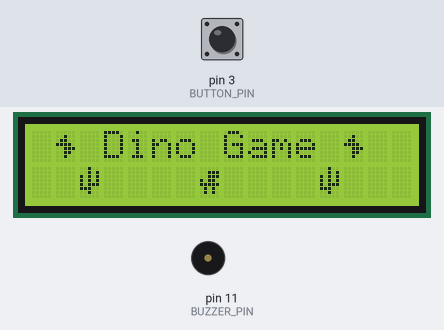
This program was run on a simulated Arduino Nano, built with avr-gcc and run on an emulated ATmega328P. Shown: 16×2 character LCD, buzzer (waves = sounding). The test bench sets the inputs (shaded band); at power-on: pin 3 (BUTTON_PIN) HIGH. Random numbers use the default seed unless the program sets one.

Above: at 0.9 s.
1.0 s: pin 3 (BUTTON_PIN) pulled LOW for 0.15 s
At 2.7 s:
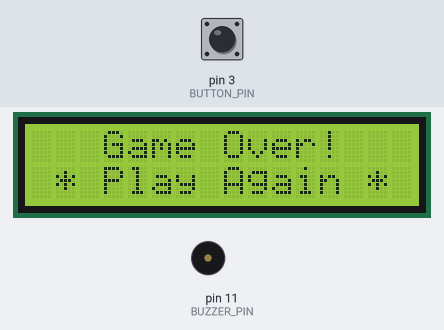
2.8 s: pin 3 (BUTTON_PIN) pulled LOW for 1 s
At 3.96 s:
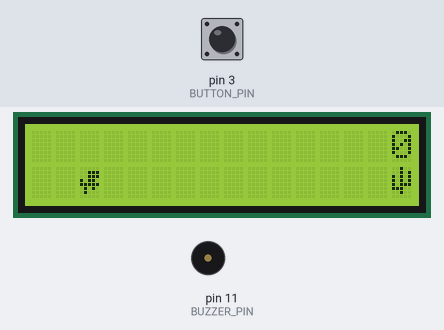
5.3 s: pin 3 (BUTTON_PIN) pulled LOW for 0.15 s
At 5.37 s:
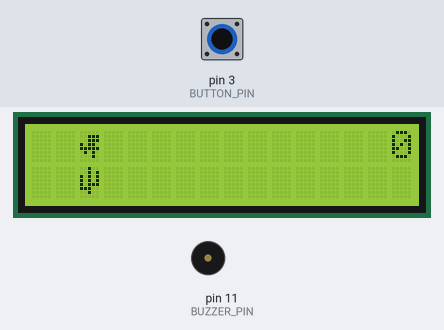
7.2 s: pin 3 (BUTTON_PIN) pulled LOW for 3.2 s
At 12.02 s:
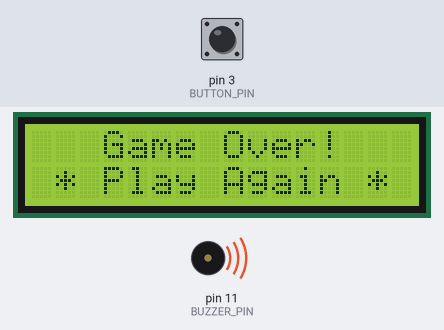
12.4 s: pin 3 (BUTTON_PIN) pulled LOW for 1 s
At 13.56 s:
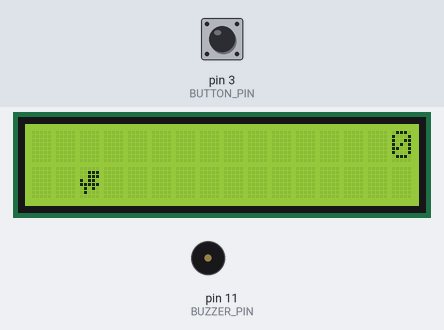
Timing chart, 0 to 16.3 s (numbered marks = the images above; inputs shaded):
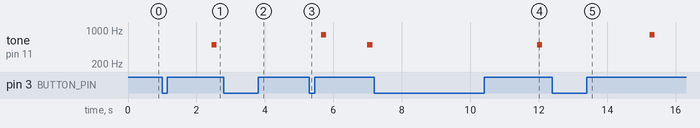

Measured:
- after the input at 1.0 s, tone on pin 11 (BUZZER_PIN): silent → 500 Hz after 1.4 s, → silent 0.15 s later; the display: first changes at once (image 1 shows a later state)
- after the input at 2.8 s, the display: first changes after 1.0 s (image 2 shows a later state)
- after the input at 7.2 s, tone on pin 11 (BUZZER_PIN): silent → 500 Hz after 4.7 s, → silent 0.15 s later; the display: first changes after 3.2 s (image 4 shows a later state)
- after the input at 12.4 s, tone on pin 11 (BUZZER_PIN): silent → 800 Hz after 2.8 s, → silent 0.15 s later; the display: first changes after 1.0 s (image 5 shows a later state)

The program:

main.cpp
```cpp
#include <Arduino.h>
#include <LiquidCrystal_I2C.h>

LiquidCrystal_I2C lcd(0x27, 16, 2);

constexpr uint8_t BUTTON_PIN = 3;
constexpr uint8_t BUZZER_PIN = 11;

// Custom graphics bitmaps
byte DINO1[8] = {
    0b00000,
    0b00111,
    0b00111,
    0b10110,
    0b11111,
    0b01010,
    0b01000,
    0b00000,
};

byte DINO2[8] = {
    0b00000,
    0b00111,
    0b00111,
    0b10110,
    0b11111,
    0b01010,
    0b00010,
    0b00000,
};

byte DINO[8] = {
    0b00000,
    0b00111,
    0b00111,
    0b10110,
    0b11111,
    0b01010,
    0b01010,
    0b00000,
};

byte CACTUS[8] = {
    0b00100,
    0b00101,
    0b10101,
    0b10101,
    0b10111,
    0b11100,
    0b00100,
    0b00000,
};

byte BIRD[8] = {
    0b00000,
    0b00100,
    0b01100,
    0b11110,
    0b00111,
    0b00110,
    0b00100,
    0b00000,
};

// Game variables
unsigned int score = 0;

byte dinoPosition = 1;
byte obstacle = 1;
byte dinoBit = 3;

int obstaclePosition[2] = {16, 16};  // int for negative boundaries
bool generate = true;

void setup() {
    pinMode(BUTTON_PIN, INPUT_PULLUP);
    pinMode(BUZZER_PIN, OUTPUT);

    lcd.init();
    lcd.backlight();

    lcd.createChar(0, BIRD);
    lcd.createChar(1, CACTUS);
    lcd.createChar(2, DINO);
    lcd.createChar(3, DINO1);
    lcd.createChar(4, DINO2);

    lcd.clear();

    // Splash screen
    lcd.setCursor(3, 0);
    lcd.print("Dino Game");

    lcd.setCursor(1, 0);
    lcd.write(byte(0));

    lcd.setCursor(13, 0);
    lcd.write(byte(0));

    lcd.setCursor(2, 1);
    lcd.write(byte(1));

    lcd.setCursor(7, 1);
    lcd.write(byte(2));

    lcd.setCursor(12, 1);
    lcd.write(byte(1));

    while (digitalRead(BUTTON_PIN));  // Wait for start press
}

void loop() {
    lcd.clear();

    // Spawn new obstacle
    if (generate) {
        obstacle = (random(5) > 1) ? 1 : 0;  // 1 = Cactus, 0 = Bird
        generate = false;
    }

    obstaclePosition[obstacle]--;

    // Move obstacle & check pass bounds
    if (obstaclePosition[obstacle] < 0) {
        obstaclePosition[obstacle] = 15;
        generate = true;
        score++;
        tone(BUZZER_PIN, 800, 150);
    }

    lcd.setCursor(obstaclePosition[obstacle], obstacle);
    lcd.write(byte(obstacle));

    // Handle dino input & run animation
    dinoPosition = digitalRead(BUTTON_PIN);  // 0 = Jump (Pressed), 1 = Ground

    lcd.setCursor(2, dinoPosition);
    lcd.write(byte(dinoBit));

    dinoBit ^= 7;  // Fast toggle between custom char 3 and 4

    // Collision detection
    if (dinoPosition == obstacle && obstaclePosition[obstacle] == 2) {
        lcd.clear();

        lcd.setCursor(3, 0);
        lcd.print("Game Over!");
        lcd.setCursor(1, 1);
        lcd.print("* Play Again *");

        tone(BUZZER_PIN, 500, 150);
        delay(1000);

        while (digitalRead(BUTTON_PIN));   // Wait for click
        while (!digitalRead(BUTTON_PIN));  // Wait for release (prevents instant jump)

        // Reset game state
        generate = true;
        obstaclePosition[0] = 16;
        obstaclePosition[1] = 16;
        score = 0;
    }

    // Display score
    lcd.setCursor(16 - String(score).length(), 0);
    lcd.print(score);

    // Dynamic game speed scaling
    delay(100 / (score * 0.07 + 1));
}
```
